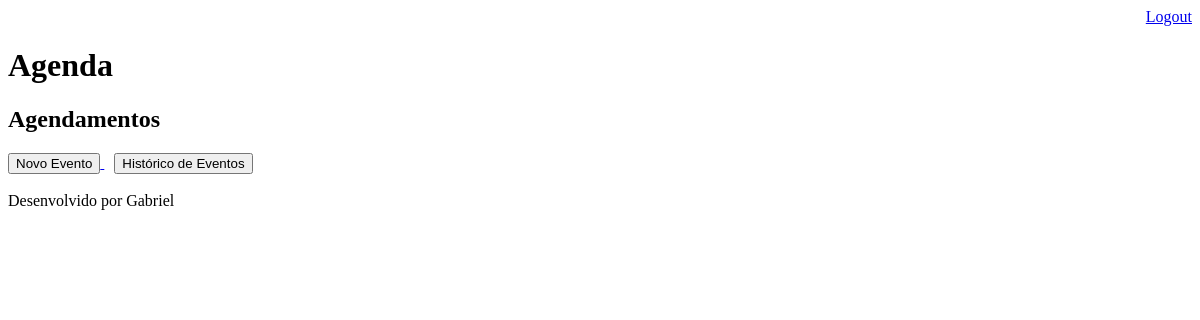
Page /agenda/ (signed in) on the earlier database version.
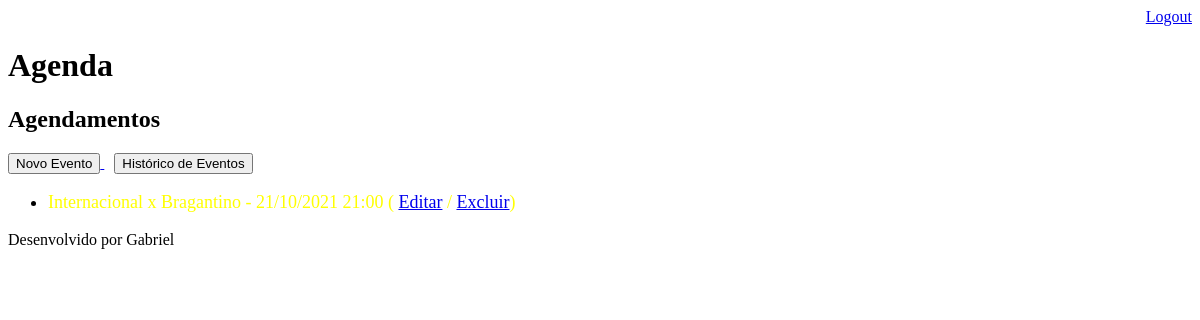
Same page on the later database version.
### core/models.py (models this page shows, shortened)
class Evento(models.Model):
    titulo = models.CharField(max_length=100)
    descricao = models.TextField(blank=True, null=True)
    data = models.DateTimeField(verbose_name='Data do Evento')
    datacriacao = models.DateTimeField(auto_now=True, verbose_name='Data de Criação')
    usuario = models.ForeignKey(User, on_delete=models.CASCADE, verbose_name='Usuário')
    local = models.CharField(max_length=100, null=True)
    class Meta:
        db_table = 'evento'
    def get_data(self):
        return self.data.strftime('%d/%m/%Y %H:%M')
    def get_evento_inicio_proximo(self):
        if (self.data - djangotimezone.now()) <= timedelta(hours=1):
            return True
        else:
            return False

### core/views.py (the view)
# urls.py: path('agenda/', views.lista_eventos),
@login_required(login_url='/login/')
def lista_eventos(request):
    usuario = request.user
    data_atual = djangotimezone.now()
    eventos = Evento.objects.filter(usuario=usuario,
                                    data__gte=data_atual)
    dados = {'eventos': eventos}
    return render(request, 'agenda.html', dados)

### templates/agenda.html
{% extends "model-page.html" %}
{% block content %}
    <h2>Agendamentos</h2>
    <a href="evento/">
        <button type="button">Novo Evento</button>
    </a>
    <a href="historico/" style="padding:10px">
        <button type="button">Histórico de Eventos</button>
    </a>
    <ul style="font-size: 18px">
    {% for evento in eventos %}
        <li>
             <div style={% if evento.get_evento_inicio_proximo %}
                            "color:yellow"
                        {% else %}
                            "color:black"
                        {% endif %}>
                {{ evento.titulo }} - {{ evento.get_data }}
                ( <a href="evento/?id={{ evento.id }}">Editar</a>
                / <a href="evento/delete/{{ evento.id }}/">Excluir</a>)
            </div>
        </li>
    {% endfor %}
    </ul>
{% endblock %}

Differences in the rows shown:
added Evento: titulo "Internacional x Bragantino", get_data "21/10/2021 21:00"
